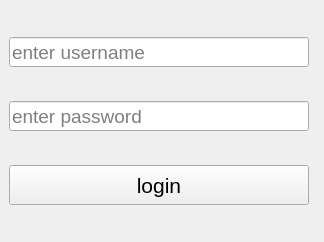
<?xml version="1.0" encoding="UTF-8"?>
<ui version="4.0">
 <class>login</class>
 <widget class="QMainWindow" name="login">
  <property name="geometry">
   <rect>
    <x>0</x>
    <y>0</y>
    <width>324</width>
    <height>242</height>
   </rect>
  </property>
  <property name="minimumSize">
   <size>
    <width>324</width>
    <height>242</height>
   </size>
  </property>
  <property name="maximumSize">
   <size>
    <width>324</width>
    <height>242</height>
   </size>
  </property>
  <property name="windowTitle">
   <string>login</string>
  </property>
  <widget class="QWidget" name="centralwidget">
   <layout class="QVBoxLayout" name="verticalLayout">
    <item>
     <widget class="QLineEdit" name="username">
      <property name="minimumSize">
       <size>
        <width>300</width>
        <height>30</height>
       </size>
      </property>
      <property name="maximumSize">
       <size>
        <width>300</width>
        <height>30</height>
       </size>
      </property>
      <property name="font">
       <font>
        <pointsize>14</pointsize>
        <weight>50</weight>
        <bold>false</bold>
       </font>
      </property>
      <property name="styleSheet">
       <string notr="true">a</string>
      </property>
      <property name="inputMask">
       <string/>
      </property>
      <property name="text">
       <string/>
      </property>
      <property name="placeholderText">
       <string>enter username</string>
      </property>
     </widget>
    </item>
    <item>
     <widget class="QLineEdit" name="password">
      <property name="minimumSize">
       <size>
        <width>300</width>
        <height>30</height>
       </size>
      </property>
      <property name="maximumSize">
       <size>
        <width>300</width>
        <height>30</height>
       </size>
      </property>
      <property name="font">
       <font>
        <pointsize>14</pointsize>
        <weight>50</weight>
        <bold>false</bold>
       </font>
      </property>
      <property name="styleSheet">
       <string notr="true">a</string>
      </property>
      <property name="inputMask">
       <string extracomment="username"/>
      </property>
      <property name="text">
       <string extracomment="username"/>
      </property>
      <property name="echoMode">
       <enum>QLineEdit::Password</enum>
      </property>
      <property name="placeholderText">
       <string>enter password</string>
      </property>
     </widget>
    </item>
    <item>
     <widget class="QPushButton" name="loginb">
      <property name="minimumSize">
       <size>
        <width>300</width>
        <height>30</height>
       </size>
      </property>
      <property name="maximumSize">
       <size>
        <width>300</width>
        <height>40</height>
       </size>
      </property>
      <property name="font">
       <font>
        <pointsize>16</pointsize>
       </font>
      </property>
      <property name="text">
       <string>login</string>
      </property>
     </widget>
    </item>
   </layout>
  </widget>
 </widget>
 <resources/>
 <connections/>
</ui>
